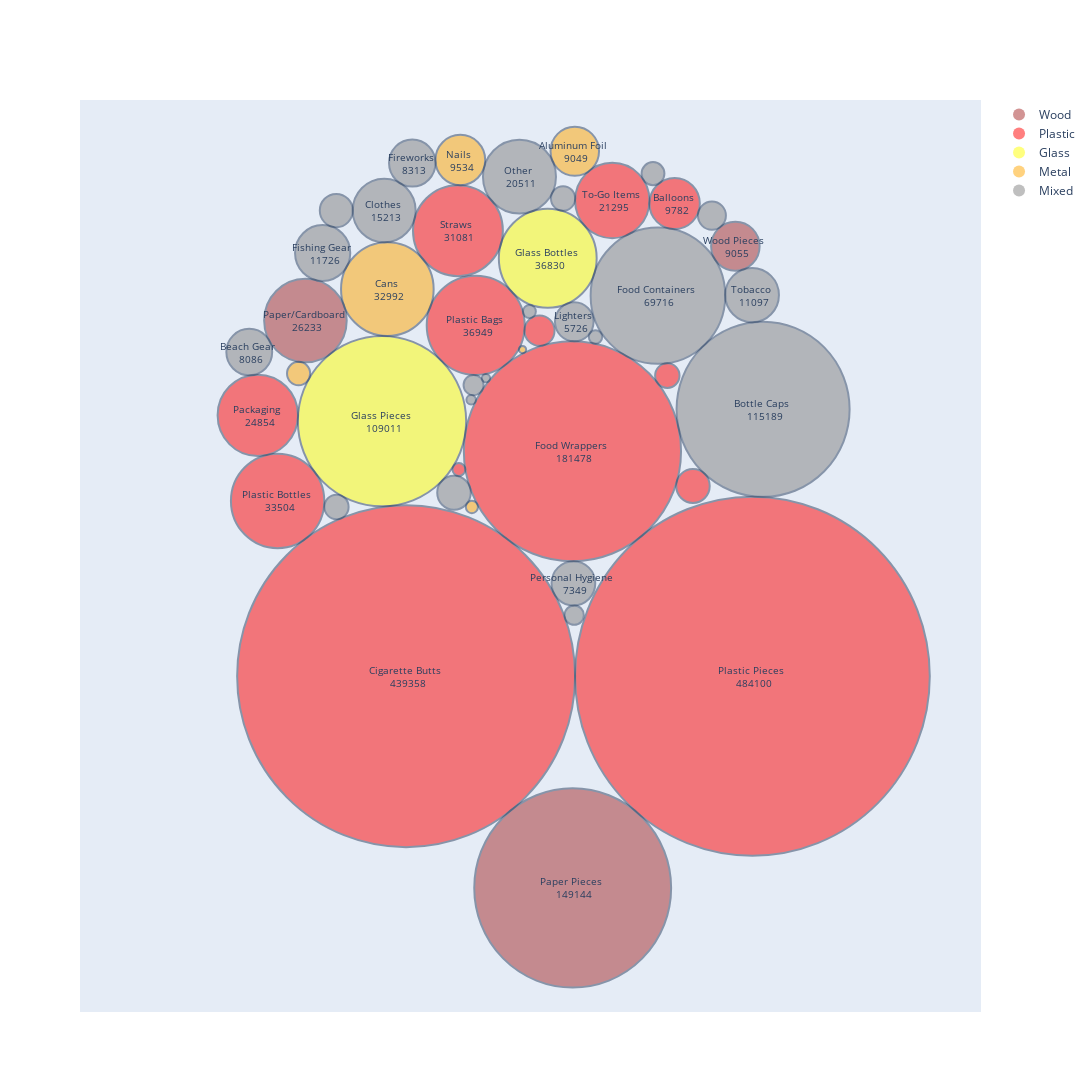

Here is the notebook cell this chart was saved with:
### Markdown cell above
## Summary of All Items Collected 2013-2023

This circle packing graph shows the total amount of items of the given categories that have been cleaned up by Save Our Shores from 2013 to 2023. The circle sizes correspond to the number of items. When circles are too small to display the text within them, the text has been removed, and you can instead hover over the circle to see the item category and number.
The circles are color coded based on their material, with the following color scheme (TBD decide color scheme with SOS):
| Item | Material |
| --- | --- |
| Red | Plastic |
| Brown | Wood |
| Yellow | Glass |
| Orange | Metal |
| Gray | Mixed |

### Code cell
import importlib
importlib.reload(plots)
fig = plots.circle_packing_graph(sos_data, col_config)
fig.show()

### Figure 1 — Plotly figure (JSON) as saved in the notebook; plotly's stock layout.template omitted (floating-point values rounded to 4 significant figures)
{"data": [{"marker": {"color": "brown", "opacity": 0.5, "size": 12, "symbol": "circle"}, "mode": "markers", "name": "Wood", "showlegend": true, "type": "scatter", "x": [null], "y": [null]}, {"marker": {"color": "red", "opacity": 0.5, "size": 12, "symbol": "circle"}, "mode": "markers", "name": "Plastic", "showlegend": true, "type": "scatter", "x": [null], "y": [null]}, {"marker": {"color": "yellow", "opacity": 0.5, "size": 12, "symbol": "circle"}, "mode": "markers", "name": "Glass", "showlegend": true, "type": "scatter", "x": [null], "y": [null]}, {"marker": {"color": "orange", "opacity": 0.5, "size": 12, "symbol": "circle"}, "mode": "markers", "name": "Metal", "showlegend": true, "type": "scatter", "x": [null], "y": [null]}, {"marker": {"color": "grey", "opacity": 0.5, "size": 12, "symbol": "circle"}, "mode": "markers", "name": "Mixed", "showlegend": true, "type": "scatter", "x": [null], "y": [null]}], "layout": {"annotations": [{"font": {"size": 10}, "hovertext": "Plastic Pieces <br> 484100", "showarrow": false, "text": "Plastic Pieces <br> 484100", "x": 0.5173, "y": -0.2767}, {"font": {"size": 10}, "hovertext": "Cigarette Butts <br> 439358", "showarrow": false, "text": "Cigarette Butts <br> 439358", "x": -0.2899, "y": -0.2767}, {"font": {"size": 10}, "hovertext": "Food Wrappers <br> 181478", "showarrow": false, "text": "Food Wrappers <br> 181478", "x": 0.09776, "y": 0.2412}, {"font": {"size": 10}, "hovertext": "Paper Pieces <br> 149144", "showarrow": false, "text": "Paper Pieces <br> 149144", "x": 0.09833, "y": -0.7643}, {"font": {"size": 10}, "hovertext": "Bottle Caps <br> 115189", "showarrow": false, "text": "Bottle Caps <br> 115189", "x": 0.5421, "y": 0.3378}, {"font": {"size": 10}, "hovertext": "Glass Pieces <br> 109011", "showarrow": false, "text": "Glass Pieces <br> 109011", "x": -0.3461, "y": 0.3106}, {"font": {"size": 10}, "hovertext": "Food Containers <br> 69716", "showarrow": false, "text": "Food Containers <br> 69716", "x": 0.297, "y": 0.5995}, {"font": {"size": 10}, "hovertext": "Plastic Bags <br> 36949", "showarrow": false, "text": "Plastic Bags <br> 36949", "x": -0.1277, "y": 0.5311}, {"font": {"size": 10}, "hovertext": "Glass Bottles <br> 36830", "showarrow": false, "text": "Glass Bottles <br> 36830", "x": 0.04021, "y": 0.6857}, {"font": {"size": 10}, "hovertext": "Plastic Bottles <br> 33504", "showarrow": false, "text": "Plastic Bottles <br> 33504", "x": -0.5894, "y": 0.1269}, {"font": {"size": 10}, "hovertext": "Cans <br> 32992", "showarrow": false, "text": "Cans <br> 32992", "x": -0.3336, "y": 0.6144}, {"font": {"size": 10}, "hovertext": "Straws <br> 31081", "showarrow": false, "text": "Straws <br> 31081", "x": -0.1691, "y": 0.7492}, {"font": {"size": 10}, "hovertext": "Paper/Cardboard <br> 26233", "showarrow": false, "text": "Paper/Cardboard <br> 26233", "x": -0.5246, "y": 0.5422}, {"font": {"size": 10}, "hovertext": "Packaging <br> 24854", "showarrow": false, "text": "Packaging <br> 24854", "x": -0.6356, "y": 0.3239}, {"font": {"size": 10}, "hovertext": "To-Go Items <br> 21295", "showarrow": false, "text": "To-Go Items <br> 21295", "x": 0.1906, "y": 0.8186}, {"font": {"size": 10}, "hovertext": "Other <br> 20511", "showarrow": false, "text": "Other <br> 20511", "x": -0.02572, "y": 0.8735}, {"font": {"size": 10}, "hovertext": "Clothes <br> 15213", "showarrow": false, "text": "Clothes <br> 15213", "x": -0.341, "y": 0.7955}, {"font": {"size": 10}, "hovertext": "Fishing Gear <br> 11726", "showarrow": false, "text": "Fishing Gear <br> 11726", "x": -0.4844, "y": 0.6977}, {"font": {"size": 10}, "hovertext": "Tobacco <br> 11097", "showarrow": false, "text": "Tobacco <br> 11097", "x": 0.5165, "y": 0.6008}, {"font": {"size": 10}, "hovertext": "Balloons <br> 9782", "showarrow": false, "text": "Balloons <br> 9782", "x": 0.3359, "y": 0.8116}, {"font": {"size": 10}, "hovertext": "Nails <br> 9534", "showarrow": false, "text": "Nails <br> 9534", "x": -0.1636, "y": 0.9118}, {"font": {"size": 10}, "hovertext": "Wood Pieces <br> 9055", "showarrow": false, "text": "Wood Pieces <br> 9055", "x": 0.4775, "y": 0.7134}, {"font": {"size": 10}, "hovertext": "Aluminum Foil <br> 9049", "showarrow": false, "text": "Aluminum Foil <br> 9049", "x": 0.1032, "y": 0.932}, {"font": {"size": 10}, "hovertext": "Fireworks <br> 8313", "showarrow": false, "text": "Fireworks <br> 8313", "x": -0.2756, "y": 0.9048}, {"font": {"size": 10}, "hovertext": "Beach Gear <br> 8086", "showarrow": false, "text": "Beach Gear <br> 8086", "x": -0.6555, "y": 0.4697}, {"font": {"size": 10}, "hovertext": "Personal Hygiene <br> 7349", "showarrow": false, "text": "Personal Hygiene <br> 7349", "x": 0.1, "y": -0.06284}, {"font": {"size": 10}, "hovertext": "Lighters <br> 5726", "showarrow": false, "text": "Lighters <br> 5726", "x": 0.102, "y": 0.5392}, {"font": {"size": 10}, "hovertext": "Bandaids <br> 4319", "showarrow": false, "text": "", "x": -0.1784, "y": 0.1457}, {"font": {"size": 10}, "hovertext": "Lids <br> 4310", "showarrow": false, "text": "", "x": 0.3787, "y": 0.1612}, {"font": {"size": 10}, "hovertext": "Construction Materials <br> 4176", "showarrow": false, "text": "", "x": -0.4527, "y": 0.7954}, {"font": {"size": 10}, "hovertext": "Utensils <br> 3473", "showarrow": false, "text": "", "x": 0.02099, "y": 0.5189}, {"font": {"size": 10}, "hovertext": "Strapping Bands <br> 3003", "showarrow": false, "text": "", "x": 0.4229, "y": 0.7838}, {"font": {"size": 10}, "hovertext": "6-Pack Holders <br> 2294", "showarrow": false, "text": "", "x": 0.3189, "y": 0.4154}, {"font": {"size": 10}, "hovertext": "PPE <br> 2254", "showarrow": false, "text": "", "x": -0.4522, "y": 0.1129}, {"font": {"size": 10}, "hovertext": "Batteries <br> 2241", "showarrow": false, "text": "", "x": 0.07589, "y": 0.8233}, {"font": {"size": 10}, "hovertext": "Syringes <br> 2059", "showarrow": false, "text": "", "x": -0.5405, "y": 0.42}, {"font": {"size": 10}, "hovertext": "Footwear <br> 2006", "showarrow": false, "text": "", "x": 0.2855, "y": 0.8805}, {"font": {"size": 10}, "hovertext": "Cigar Tips <br> 1537", "showarrow": false, "text": "", "x": -0.1327, "y": 0.3937}, {"font": {"size": 10}, "hovertext": "Rope <br> 1423", "showarrow": false, "text": "", "x": 0.1019, "y": -0.1362}, {"font": {"size": 10}, "hovertext": "Tires <br> 684", "showarrow": false, "text": "", "x": 0.1515, "y": 0.5044}, {"font": {"size": 10}, "hovertext": "Bagged Pet Waste <br> 636", "showarrow": false, "text": "", "x": -0.002532, "y": 0.563}, {"font": {"size": 10}, "hovertext": "Beverage Pouches <br> 625", "showarrow": false, "text": "", "x": -0.1669, "y": 0.1992}, {"font": {"size": 10}, "hovertext": "Appliances <br> 564", "showarrow": false, "text": "", "x": -0.1366, "y": 0.1128}, {"font": {"size": 10}, "hovertext": "E-Waste <br> 347", "showarrow": false, "text": "", "x": -0.1383, "y": 0.3598}, {"font": {"size": 10}, "hovertext": "Car Parts <br> 260", "showarrow": false, "text": "", "x": -0.1038, "y": 0.4097}, {"font": {"size": 10}, "hovertext": "Bikes <br> 199", "showarrow": false, "text": "", "x": -0.01856, "y": 0.4754}], "autosize": false, "height": 1100, "shapes": [{"fillcolor": "red", "line": {"width": 2}, "opacity": 0.5, "type": "circle", "x0": 0.1039, "x1": 0.9306, "xref": "x", "y0": -0.6901, "y1": 0.1367, "yref": "y"}, {"fillcolor": "red", "line": {"width": 2}, "opacity": 0.5, "type": "circle", "x0": -0.6837, "x1": 0.1039, "xref": "x", "y0": -0.6705, "y1": 0.1171, "yref": "y"}, {"fillcolor": "red", "line": {"width": 2}, "opacity": 0.5, "type": "circle", "x0": -0.1553, "x1": 0.3509, "xref": "x", "y0": -0.01192, "y1": 0.4943, "yref": "y"}, {"fillcolor": "brown", "line": {"width": 2}, "opacity": 0.5, "type": "circle", "x0": -0.1311, "x1": 0.3278, "xref": "x", "y0": -0.9937, "y1": -0.5348, "yref": "y"}, {"fillcolor": "grey", "line": {"width": 2}, "opacity": 0.5, "type": "circle", "x0": 0.3405, "x1": 0.7438, "xref": "x", "y0": 0.1362, "y1": 0.5395, "yref": "y"}, {"fillcolor": "yellow", "line": {"width": 2}, "opacity": 0.5, "type": "circle", "x0": -0.5423, "x1": -0.1499, "xref": "x", "y0": 0.1144, "y1": 0.5068, "yref": "y"}, {"fillcolor": "grey", "line": {"width": 2}, "opacity": 0.5, "type": "circle", "x0": 0.1401, "x1": 0.4539, "xref": "x", "y0": 0.4426, "y1": 0.7563, "yref": "y"}, {"fillcolor": "red", "line": {"width": 2}, "opacity": 0.5, "type": "circle", "x0": -0.2419, "x1": -0.01352, "xref": "x", "y0": 0.4169, "y1": 0.6453, "yref": "y"}, {"fillcolor": "yellow", "line": {"width": 2}, "opacity": 0.5, "type": "circle", "x0": -0.07381, "x1": 0.1542, "xref": "x", "y0": 0.5717, "y1": 0.7997, "yref": "y"}, {"fillcolor": "red", "line": {"width": 2}, "opacity": 0.5, "type": "circle", "x0": -0.6982, "x1": -0.4807, "xref": "x", "y0": 0.0181, "y1": 0.2356, "yref": "y"}, {"fillcolor": "orange", "line": {"width": 2}, "opacity": 0.5, "type": "circle", "x0": -0.4416, "x1": -0.2257, "xref": "x", "y0": 0.5065, "y1": 0.7223, "yref": "y"}, {"fillcolor": "red", "line": {"width": 2}, "opacity": 0.5, "type": "circle", "x0": -0.2739, "x1": -0.06439, "xref": "x", "y0": 0.6444, "y1": 0.8539, "yref": "y"}, {"fillcolor": "brown", "line": {"width": 2}, "opacity": 0.5, "type": "circle", "x0": -0.6208, "x1": -0.4284, "xref": "x", "y0": 0.446, "y1": 0.6384, "yref": "y"}, {"fillcolor": "red", "line": {"width": 2}, "opacity": 0.5, "type": "circle", "x0": -0.7293, "x1": -0.542, "xref": "x", "y0": 0.2303, "y1": 0.4176, "yref": "y"}, {"fillcolor": "red", "line": {"width": 2}, "opacity": 0.5, "type": "circle", "x0": 0.1039, "x1": 0.2773, "xref": "x", "y0": 0.7319, "y1": 0.9053, "yref": "y"}, {"fillcolor": "grey", "line": {"width": 2}, "opacity": 0.5, "type": "circle", "x0": -0.1108, "x1": 0.05937, "xref": "x", "y0": 0.7885, "y1": 0.9586, "yref": "y"}, {"fillcolor": "grey", "line": {"width": 2}, "opacity": 0.5, "type": "circle", "x0": -0.4143, "x1": -0.2678, "xref": "x", "y0": 0.7222, "y1": 0.8687, "yref": "y"}, {"fillcolor": "grey", "line": {"width": 2}, "opacity": 0.5, "type": "circle", "x0": -0.5488, "x1": -0.4201, "xref": "x", "y0": 0.6333, "y1": 0.762, "yref": "y"}, {"fillcolor": "grey", "line": {"width": 2}, "opacity": 0.5, "type": "circle", "x0": 0.4539, "x1": 0.5791, "xref": "x", "y0": 0.5382, "y1": 0.6634, "yref": "y"}, {"fillcolor": "red", "line": {"width": 2}, "opacity": 0.5, "type": "circle", "x0": 0.2772, "x1": 0.3947, "xref": "x", "y0": 0.7528, "y1": 0.8703, "yref": "y"}, {"fillcolor": "orange", "line": {"width": 2}, "opacity": 0.5, "type": "circle", "x0": -0.2216, "x1": -0.1056, "xref": "x", "y0": 0.8538, "y1": 0.9698, "yref": "y"}, {"fillcolor": "brown", "line": {"width": 2}, "opacity": 0.5, "type": "circle", "x0": 0.421, "x1": 0.534, "xref": "x", "y0": 0.6568, "y1": 0.7699, "yref": "y"}, {"fillcolor": "orange", "line": {"width": 2}, "opacity": 0.5, "type": "circle", "x0": 0.04672, "x1": 0.1598, "xref": "x", "y0": 0.8755, "y1": 0.9886, "yref": "y"}, {"fillcolor": "grey", "line": {"width": 2}, "opacity": 0.5, "type": "circle", "x0": -0.3297, "x1": -0.2214, "xref": "x", "y0": 0.8506, "y1": 0.959, "yref": "y"}, {"fillcolor": "grey", "line": {"width": 2}, "opacity": 0.5, "type": "circle", "x0": -0.7089, "x1": -0.6021, "xref": "x", "y0": 0.4162, "y1": 0.5231, "yref": "y"}, {"fillcolor": "grey", "line": {"width": 2}, "opacity": 0.5, "type": "circle", "x0": 0.0491, "x1": 0.151, "xref": "x", "y0": -0.1138, "y1": -0.01191, "yref": "y"}, {"fillcolor": "grey", "line": {"width": 2}, "opacity": 0.5, "type": "circle", "x0": 0.05707, "x1": 0.147, "xref": "x", "y0": 0.4942, "y1": 0.5842, "yref": "y"}, {"fillcolor": "grey", "line": {"width": 2}, "opacity": 0.5, "type": "circle", "x0": -0.2174, "x1": -0.1393, "xref": "x", "y0": 0.1067, "y1": 0.1848, "yref": "y"}, {"fillcolor": "red", "line": {"width": 2}, "opacity": 0.5, "type": "circle", "x0": 0.3397, "x1": 0.4177, "xref": "x", "y0": 0.1222, "y1": 0.2002, "yref": "y"}, {"fillcolor": "grey", "line": {"width": 2}, "opacity": 0.5, "type": "circle", "x0": -0.4911, "x1": -0.4143, "xref": "x", "y0": 0.757, "y1": 0.8338, "yref": "y"}, {"fillcolor": "red", "line": {"width": 2}, "opacity": 0.5, "type": "circle", "x0": -0.01403, "x1": 0.056, "xref": "x", "y0": 0.4839, "y1": 0.5539, "yref": "y"}, {"fillcolor": "grey", "line": {"width": 2}, "opacity": 0.5, "type": "circle", "x0": 0.3903, "x1": 0.4555, "xref": "x", "y0": 0.7512, "y1": 0.8163, "yref": "y"}, {"fillcolor": "red", "line": {"width": 2}, "opacity": 0.5, "type": "circle", "x0": 0.2904, "x1": 0.3474, "xref": "x", "y0": 0.387, "y1": 0.4439, "yref": "y"}, {"fillcolor": "grey", "line": {"width": 2}, "opacity": 0.5, "type": "circle", "x0": -0.4804, "x1": -0.424, "xref": "x", "y0": 0.08467, "y1": 0.1411, "yref": "y"}, {"fillcolor": "grey", "line": {"width": 2}, "opacity": 0.5, "type": "circle", "x0": 0.04777, "x1": 0.104, "xref": "x", "y0": 0.7951, "y1": 0.8514, "yref": "y"}, {"fillcolor": "orange", "line": {"width": 2}, "opacity": 0.5, "type": "circle", "x0": -0.5675, "x1": -0.5136, "xref": "x", "y0": 0.3931, "y1": 0.447, "yref": "y"}, {"fillcolor": "grey", "line": {"width": 2}, "opacity": 0.5, "type": "circle", "x0": 0.2589, "x1": 0.3121, "xref": "x", "y0": 0.8539, "y1": 0.9071, "yref": "y"}, {"fillcolor": "grey", "line": {"width": 2}, "opacity": 0.5, "type": "circle", "x0": -0.156, "x1": -0.1094, "xref": "x", "y0": 0.3704, "y1": 0.417, "yref": "y"}, {"fillcolor": "grey", "line": {"width": 2}, "opacity": 0.5, "type": "circle", "x0": 0.07945, "x1": 0.1243, "xref": "x", "y0": -0.1586, "y1": -0.1138, "yref": "y"}, {"fillcolor": "grey", "line": {"width": 2}, "opacity": 0.5, "type": "circle", "x0": 0.136, "x1": 0.167, "xref": "x", "y0": 0.4888, "y1": 0.5199, "yref": "y"}, {"fillcolor": "grey", "line": {"width": 2}, "opacity": 0.5, "type": "circle", "x0": -0.01752, "x1": 0.01245, "xref": "x", "y0": 0.548, "y1": 0.578, "yref": "y"}, {"fillcolor": "red", "line": {"width": 2}, "opacity": 0.5, "type": "circle", "x0": -0.1817, "x1": -0.152, "xref": "x", "y0": 0.1844, "y1": 0.2141, "yref": "y"}, {"fillcolor": "orange", "line": {"width": 2}, "opacity": 0.5, "type": "circle", "x0": -0.1507, "x1": -0.1225, "xref": "x", "y0": 0.09872, "y1": 0.1269, "yref": "y"}, {"fillcolor": "grey", "line": {"width": 2}, "opacity": 0.5, "type": "circle", "x0": -0.1493, "x1": -0.1272, "xref": "x", "y0": 0.3487, "y1": 0.3709, "yref": "y"}, {"fillcolor": "grey", "line": {"width": 2}, "opacity": 0.5, "type": "circle", "x0": -0.1133, "x1": -0.09417, "xref": "x", "y0": 0.4001, "y1": 0.4193, "yref": "y"}, {"fillcolor": "orange", "line": {"width": 2}, "opacity": 0.5, "type": "circle", "x0": -0.02694, "x1": -0.01018, "xref": "x", "y0": 0.467, "y1": 0.4837, "yref": "y"}], "width": 1100, "xaxis": {"range": [-1.05, 1.05], "showgrid": false, "showticklabels": false, "zeroline": false}, "yaxis": {"range": [-1.05, 1.05], "showgrid": false, "showticklabels": false, "zeroline": false}}}
